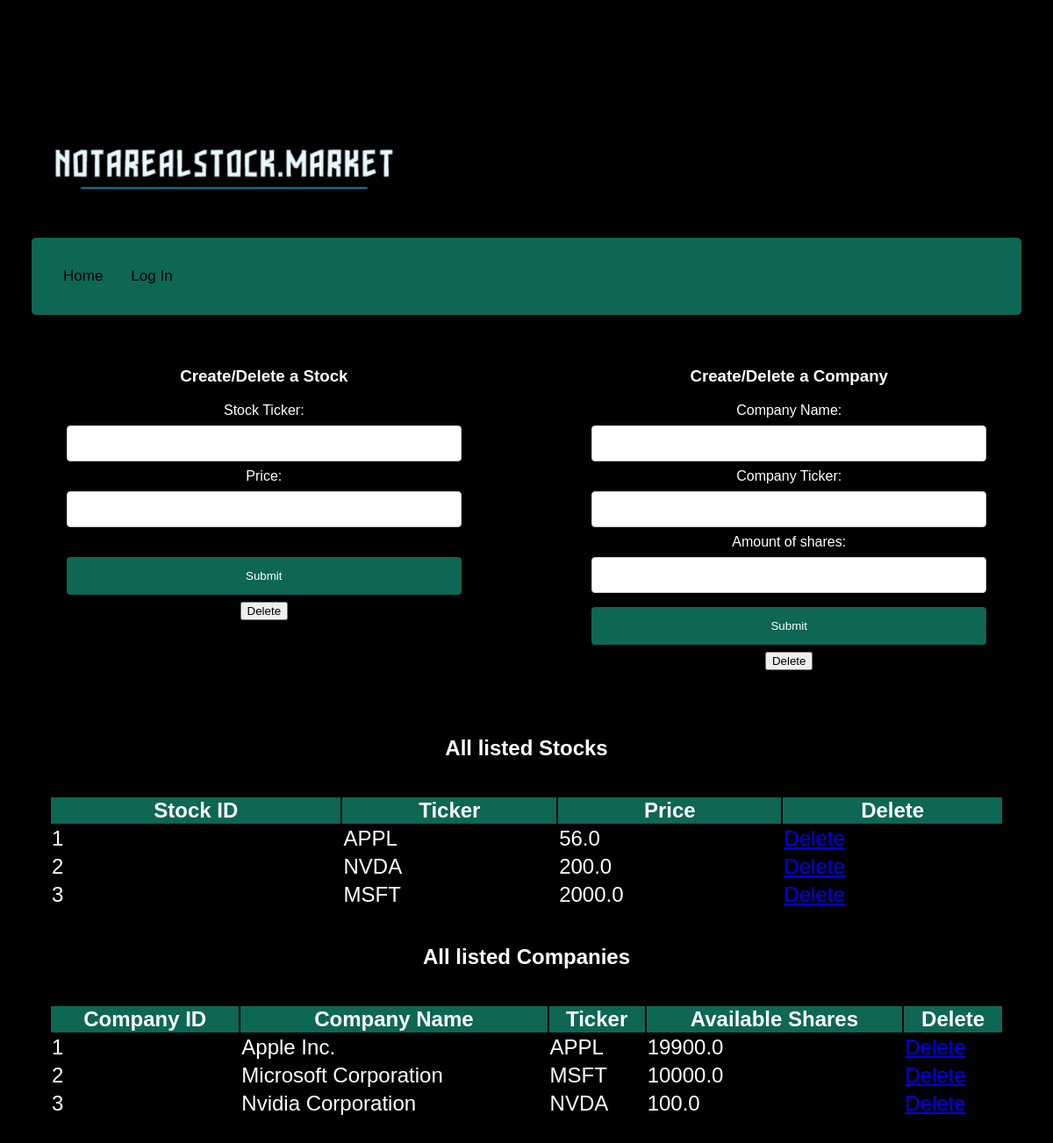
The app's page /adminpage, older data.
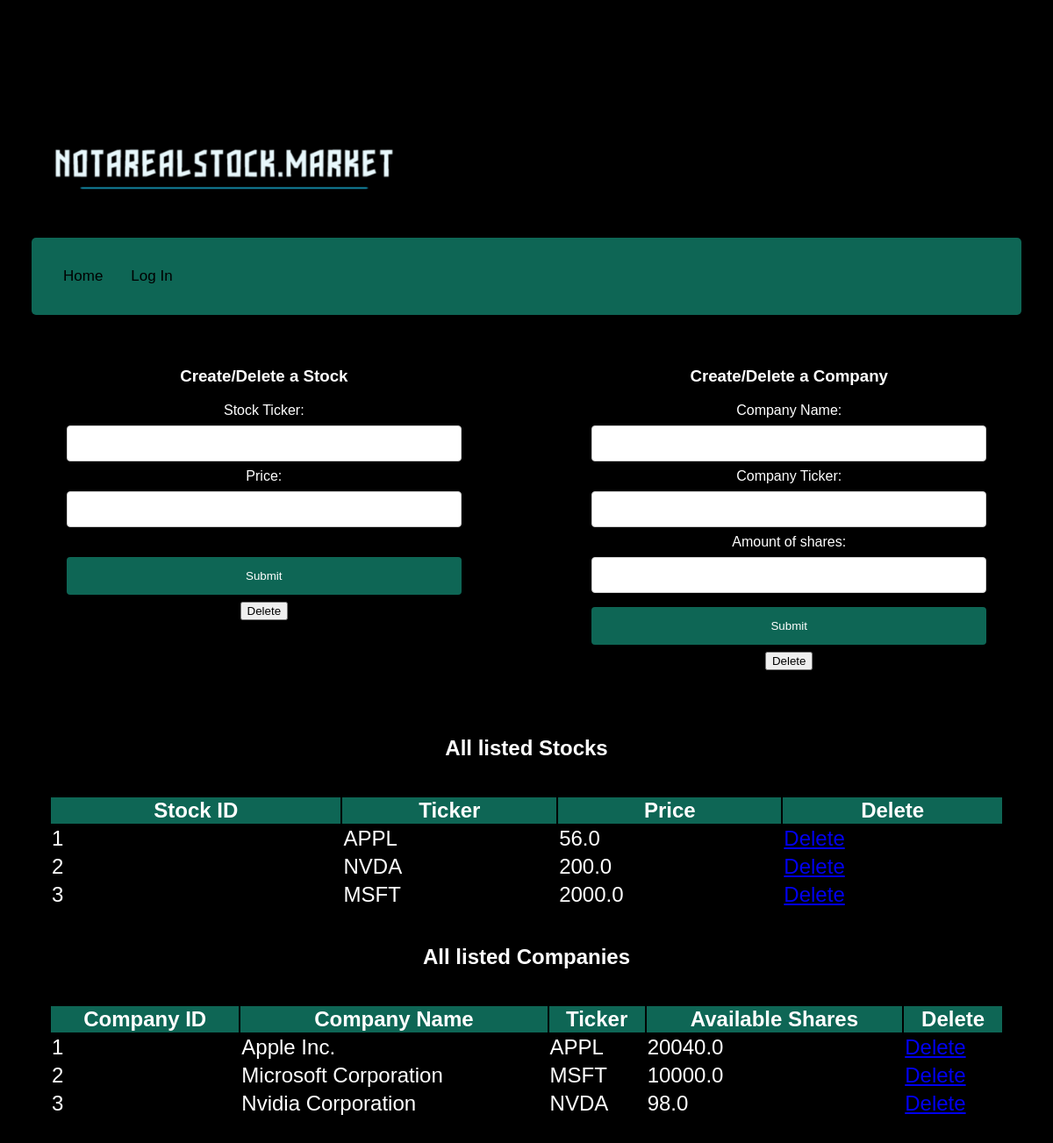
The same page, newer data.
### app.py (models this page shows, shortened)
class Company(db.Model):
    __tablename__ = 'Company'
    companyId = db.Column(db.Integer, primary_key=True, index=True)
    ticker = db.Column(db.String(5))
    total_shares = db.Column(db.Float(), nullable=False)
    name = db.Column(db.String(100))

### app.py (the view)
@app.route("/adminpage")
def adminPage():
    stock_list = Stock.query.all()
    company_list = Company.query.all()
    return render_template('admin_homepage.html', stock_list=stock_list, company_list=company_list)

### templates/admin_homepage.html (shortened to what this page needs)
<div style="text-align: left;"><img src="{{ url_for('static', filename='notarealstock.png') }}" width="400"/></div>
<div class="topnav">
  <a class="active" href="/">Home</a>
  <a href="login-signup">Log In</a>
    </div>
</head>
<head>
</head>
<html>
<body>
  <div style="display: flex; justify-content: space-between;">
    <form action="/addstock" method="post" style="width: 45%;">
      <div>
        <h3>Create/Delete a Stock</h3>
        <label for="stockName">Stock Ticker:</label><br>
        <input type="text" id="stockName" name="stockName"><br>
        <label for="stockPrice">Price:</label><br>
        <input type="text" id="stockPrice" name="stockPrice"><br><br>
        <input type="submit" value="Submit">
        <button type="button">Delete</button>
      </div>
    </form>
    <form action="/addcompany" method="post" style="width: 45%;">
      <div>
        <h3>Create/Delete a Company</h3>
        <label for="companyName">Company Name:</label><br>
        <input type="text" id="companyName" name="companyName"><br>
        <label for="companyTicker">Company Ticker:</label><br>
        <input type="text" id="companyTicker" name="companyTicker"><br>
        <label for="companyAmtShares">Amount of shares:</label><br>
        <input type="text" id="companyAmtShares" name="companyAmtShares"><br>
        <input type="submit" value="Submit">
        <button type="button">Delete</button>
      </div>
    </form>
     </div>
<h2>All listed Stocks</h2>
<div id="stocks">
  <table style="width:100%; background-color:black; font-size:1.5em;">
    <tr style="background-color: #0e6655;;">
      <th>Stock ID</th>
      <th>Ticker</th>
      <th>Price</th>
      <th>Delete</th>
    </tr>
    {% for stock in stock_list %}
    <tr style="border:2px solid white;">
      <td>{{ stock.stockId }}</td>
      <td>{{ stock.ticker }}</td>
      <td>{{ stock.price }}</td>
      <td><a href="/deletestock/{{ stock.stockId }}">Delete</a></td>
    </tr>
    {% endfor %}
  </table>
</div>
<h2>All listed Companies</h2>
<div id="Companies">
  <table style="width:100%; background-color:black; font-size:1.5em;">
    <tr style="background-color: #0e6655;;">
      <th>Company ID</th>
      <th>Company Name</th>
      <th>Ticker</th>
      <th>Available Shares</th>
      <th>Delete</th>
    </tr>
    {% for company in company_list %}
    <tr style="border:2px solid white;">
      <td>{{ company.companyId }}</td>
      <td>{{ company.name }}</td>
      <td>{{ company.ticker }}</td>
      <td>{{ company.total_shares }}</td>
      <td><a href="/deletecompany/{{ company.companyId }}">Delete</a></td>
    </tr>
    {% endfor %}
  </table>
</div>
</body>
</html>
<html>
<body>

Row changes from the older to the newer data that the page shows:
changed Company "Apple Inc.": total_shares "19900.0" → "20040.0"
changed Company "Nvidia Corporation": total_shares "100.0" → "98.0"
